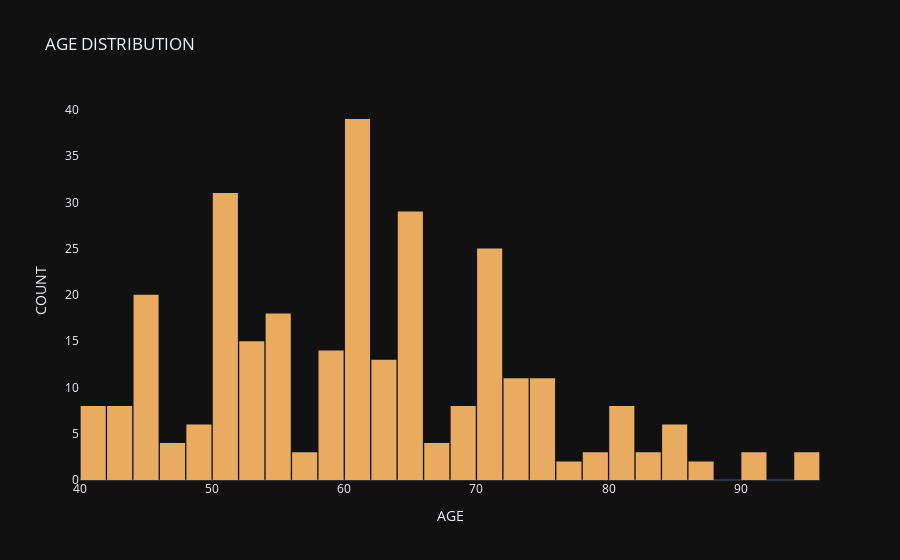

Notebook code cell kept with this figure:
### Markdown cell above
LETS GET SOME INSIGHTS OF THE DATASET

### Code cell
# Distribution of Age

import plotly.graph_objects as go

fig = go.Figure()
fig.add_trace(go.Histogram(
    x = dataset['age'],
    xbins=dict( # bins used for histogram
        start=40,
        end=95,
        size=2
    ),
    marker_color='#e8ab60',
    opacity=1
))

fig.update_layout(
    title_text='AGE DISTRIBUTION',
    xaxis_title_text='AGE',
    yaxis_title_text='COUNT', 
    bargap=0.05, # gap between bars of adjacent location coordinates
    xaxis =  {'showgrid': False },
    yaxis = {'showgrid': False },
    template = 'plotly_dark'
)

fig.show()

### Figure 1 — Plotly figure (JSON) as saved in the notebook; plotly's stock layout.template omitted (floating-point values rounded to 4 significant figures; data arrays with more than 128 entries replaced by an {"elided": "..."} marker saying what was removed)
{"data": [{"marker": {"color": "#e8ab60"}, "opacity": 1, "type": "histogram", "x": {"elided": "297 float values"}, "xbins": {"end": 95, "size": 2, "start": 40}}], "layout": {"bargap": 0.05, "title": {"text": "AGE DISTRIBUTION"}, "xaxis": {"showgrid": false, "title": {"text": "AGE"}}, "yaxis": {"showgrid": false, "title": {"text": "COUNT"}}}}
